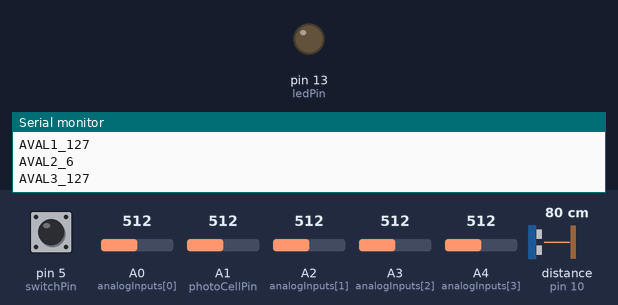
A sketch run on a simulated Arduino Uno, built with avr-gcc and run on an emulated ATmega328P. Parts: output pins drawn as LEDs (lit = HIGH), the last lines printed to the serial monitor. The test bench sets the inputs (shaded band); at power-on: pin 5 (switchPin) LOW, A0 (analogInputs[0]) = 512, A1 (photoCellPin) = 512, A2 (analogInputs[1]) = 512, A3 (analogInputs[2]) = 512, A4 (analogInputs[3]) = 512, distance to the obstacle (sensor on pin 10) 80 cm. The echo pulse lasts 58.3 µs per cm.

Above: at 1.2 s.
1.3 s: pin 5 (switchPin) pulled HIGH for 0.25 s
At 1.57 s:
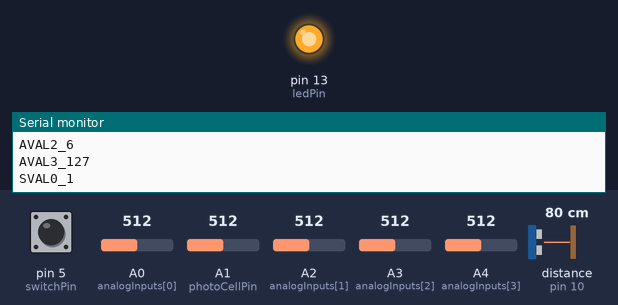
3.1 s: pin 5 (switchPin) pulled HIGH for 3.2 s
At 6.8 s:
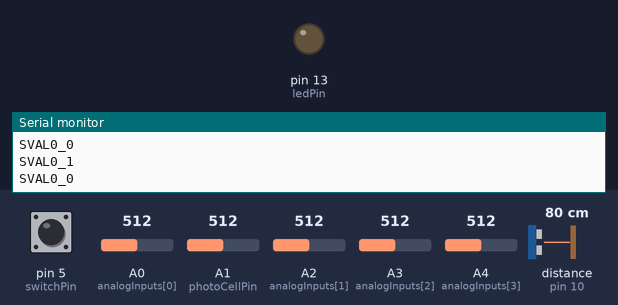
Timing chart, 0 to 8.3 s (numbered marks = the images above; inputs shaded):
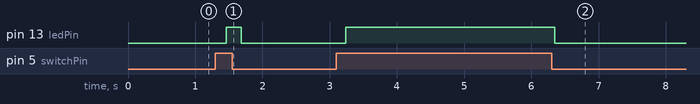

The sketch:

A3_device_hacking.ino
```cpp
#include <NewPing.h>

/* Ultrasonic sensor vars */
#define TRIGGER_PIN 9
#define ECHO_PIN 10
#define MAX_DISTANCE 250 // max measurable distance (cm)

// Create NewPing sonar object
NewPing sonar(TRIGGER_PIN, ECHO_PIN, MAX_DISTANCE);

// Speed of sound = 0.0343 cm / microsecond
const float speed = 0.0343;
int lastDistanceVal = -1;


/* Photocell vars */
const int photoCellPin = A1; // input pin
int lastLightVal = -1;

// Test with serial output
// Find a good range for every new environment
const int minLightVal = 200;
const int maxLightVal = 900;


// Analog input pins
int input0 = A0; // Reading from cable connected to second arduino
int input1 = A2; // potentiometer 1
int input2 = A3; // pot 2
int input3 = A4; // pot 3

int analogInputs[] = { A0, A2, A3, A4 };
int numInputs = sizeof(analogInputs) / sizeof(analogInputs[0]);
int lastAnalogVals[4] = {-1};

// Digital pins
const int switchPin = 5;  // box switch
const int ledPin = 13;    // box LED

int switchState = 0;  // switch status
int lastSwitchState = -1; // last switch status

// Struct for sending data through serial
struct Data {
  uint8_t id;    // 1 byte
  uint8_t value; // 1 byte
};
Data data;

void setup() {
  // Initialize LED as output
  pinMode(ledPin, OUTPUT);

  // Initialize switch as input
  pinMode(switchPin, INPUT);

  // Start serial communication at 9600 bps
  Serial.begin(9600);
}

void loop() {
  /* Digital signals */

  // Get median duration in ms
  float duration = sonar.ping_median(5, MAX_DISTANCE);

  // Calculate distance using speed and time
  // Halve to account for distance there and back
  int distance = (int) (duration * speed) / 2;
  int distanceVal = map(distance, 0, MAX_DISTANCE, 0, 255);
  if (distanceVal == 0) distanceVal = 255; // default to largest value when invalid
  if (distanceVal != lastDistanceVal) {
    // Send new state over serial if updated
    Serial.print("DVAL0_");
    Serial.println(distanceVal);

    lastDistanceVal = distanceVal;
  }

  // Read the state of the switch
  switchState = digitalRead(switchPin);
  if (switchState != lastSwitchState) {
    // Send new state over serial if updated
    Serial.print("SVAL0_");
    Serial.println(switchState);

    lastSwitchState = switchState;
  }

  // Update LED based on switch state
  if (switchState == HIGH) {
    // Turn LED on
    digitalWrite(ledPin, HIGH);
  } else {
    // Turn LED off
    digitalWrite(ledPin, LOW);
  }

  /* Analog signals */

  // Read photocell light value
  int lightReading = analogRead(photoCellPin);
  int lightVal = map(lightReading, minLightVal, maxLightVal, 0, 255);
  if (lightVal != lastLightVal) {
    Serial.print("LVAL0_");
    Serial.println(lightVal);

    lastLightVal = lightVal;
  }

  // Loop through all analog inputs
  for (int i = 0; i < numInputs; i++) {
    // Read each input, put in range 0 to 255
    int reading = analogRead(analogInputs[i]);
    int val = map(reading, 0, 1023, 0, 255);

    // Derive rotary switch position for 12 position switch (A3)
    if (i == 2) {
      val = ((float) val / 23) + 0.5; // round to nearest int
    }

    // Update over serial if different from previous
    if (val != lastAnalogVals[i]) {
      // Prepend distinguishing id
      Serial.print("AVAL");
      Serial.print(i);
      Serial.print("_");

      // Send value
      Serial.println(val);

      lastAnalogVals[i] = val;
    }
  }

  delay(100); // give the A2D converter a moment to catch up
}
```

Measured:
- after the input at 1.3 s, pin 13 (ledPin): LOW → HIGH after 0.16 s, → LOW 0.22 s later
- after the input at 3.1 s, pin 13 (ledPin): LOW → HIGH after 0.14 s, → LOW 3.1 s later
